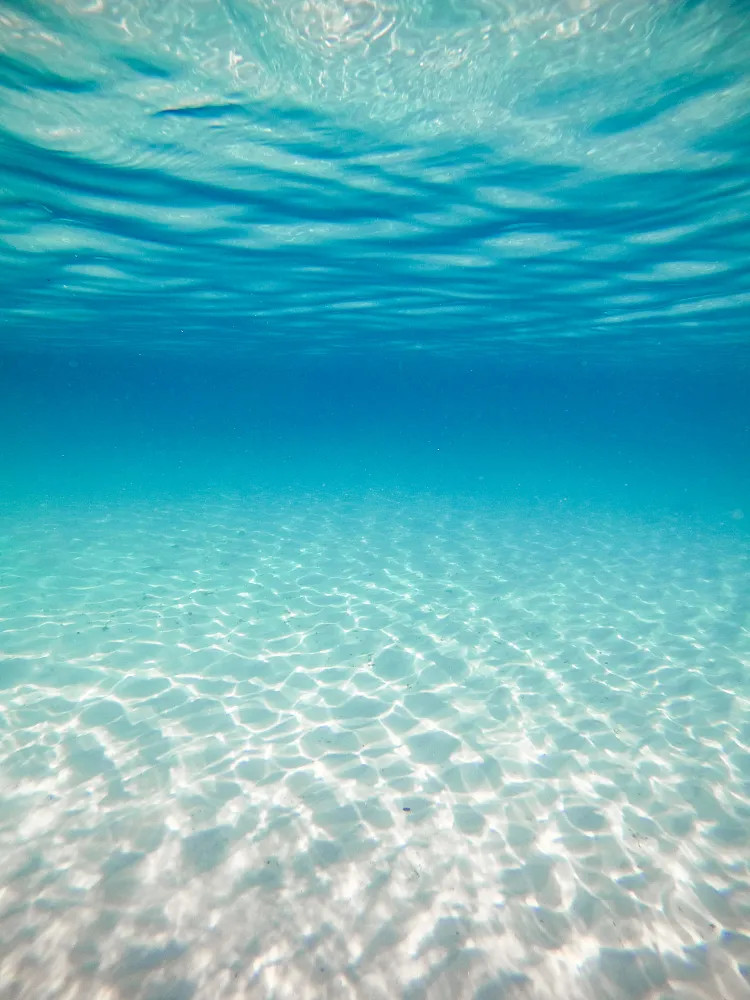
#> input picture Imagens/Oceano.jpg, 750 x 1000 px, found by its file name
$ python 'Mistura de Imagem - Atendendo aos Requisitos  - Versão 1.0.0.py'
#> lines starting #> are read from the running program, lines starting #| are printed output that depends on the picture
#
########################################################################
# Importação das Bibliotecas Necessárias
########################################################################
#
import cv2 as cv
import numpy as np
import matplotlib.pyplot as plt
from pathlib import Path

#
########################################################################
# Funções de Apoio
########################################################################
#
def LimpaTerminal ():
    if os.name == "nt":
       _ = os.system( "cls" )
    else:
      _ = os.system( "clear ")
    return ()

#
########################################################################
# Definições Gerais
########################################################################
#
NomeFundo = "Oceano.jpg"
NomeFrente  = "Peixes.jpg"
dirRaiz = Path.home()
dirBase = "LocalCV"
dirImagem = "Imagens"
dirCaminhoFrente = str(Path(dirRaiz, dirBase, dirImagem, NomeFrente))
dirCaminhoFundo = str(Path(dirRaiz, dirBase, dirImagem, NomeFundo))

#
########################################################################
# Lendo e Checando se a Imagem Foi Lida com Sucesso
########################################################################
#
ImagemFundo = cv.imread ( dirCaminhoFundo, cv.IMREAD_COLOR)
#> ImagemFundo is the input picture: shape (1000, 750, 3); mean B, G, R 189.2, 179.6, 100
if ImagemFundo is None:
   LimpaTerminal ()
   print( "Não Foi Localizada a Imagem : ", NomeFundo)
   exit ()

ImagemFrente = cv.imread ( dirCaminhoFrente, cv.IMREAD_COLOR)
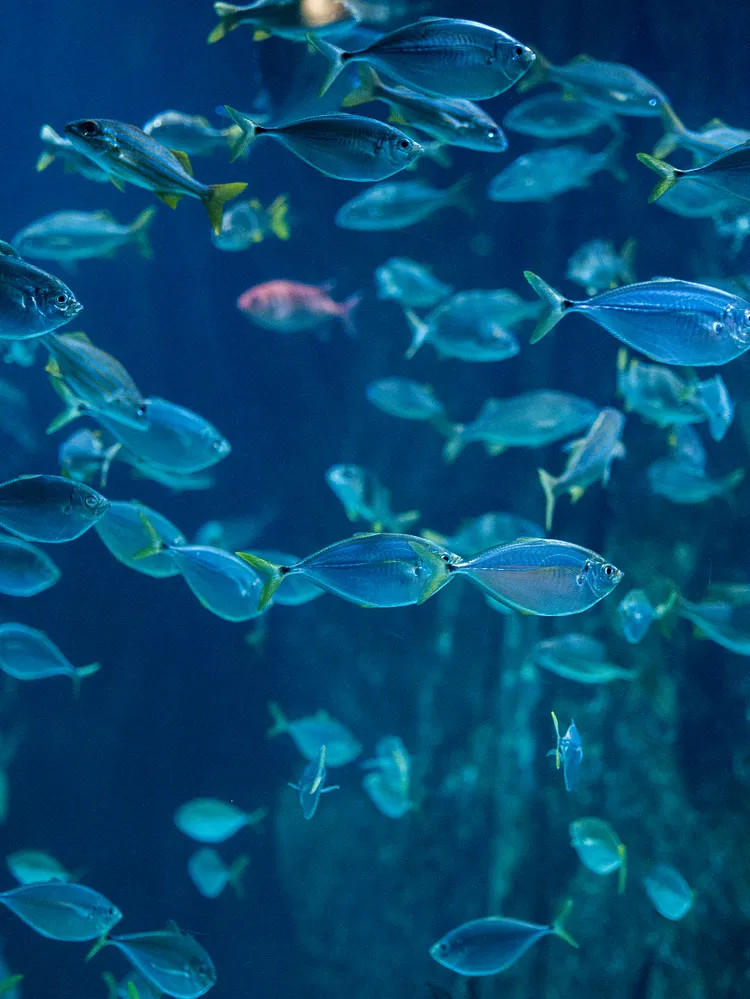
#> input picture Imagens/Peixes.jpg, 750 x 999 px, found by its file name
#> ImagemFrente is the input picture: shape (999, 750, 3); mean B, G, R 115.6, 75.9, 6.1
if ImagemFrente is None:
   LimpaTerminal ()
   print( "Não Foi Localizada a Imagem : ", NomeFrente)
   exit ()

#
########################################################################
# Padrnizando os Tamanhos das Imagens
########################################################################
#
ImagemFrente = cv.resize( ImagemFrente, (500, 500) , interpolation = cv.INTER_AREA)
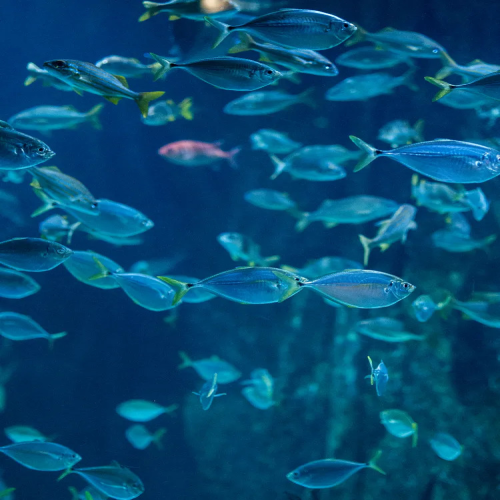
#> ImagemFrente: shape (500, 500, 3); mean B, G, R 115.6, 75.9, 6.1
ImagemFundo = cv.resize ( ImagemFundo, (500, 500) , interpolation = cv.INTER_AREA)
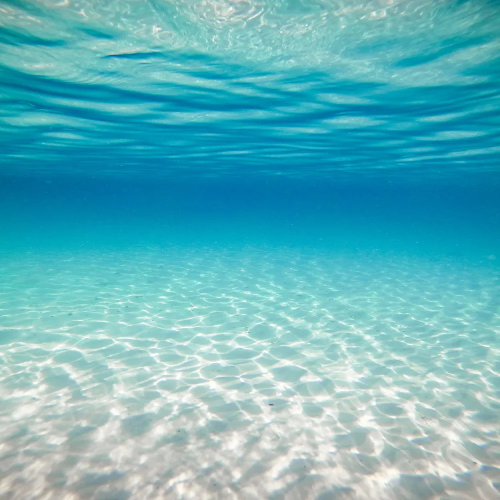
#> ImagemFundo: shape (500, 500, 3); mean B, G, R 189.2, 179.6, 100

#
########################################################################
# Checa se Tem o Mesmo Tamanho
########################################################################
#
AlturaFrente, LarguraFrente, CanaisFrente = ImagemFrente.shape
#> AlturaFrente = 500; LarguraFrente = 500; CanaisFrente = 3
AlturaFundo, LarguraFundo, CanaisFundo = ImagemFundo.shape
#> AlturaFundo = 500; LarguraFundo = 500; CanaisFundo = 3

if ( (AlturaFrente==AlturaFundo) & (LarguraFrente==LarguraFundo) & (CanaisFrente==CanaisFundo)):
    print ( "########################################################################" )
    print ( "# Imagens Atendem aos Requisitos ")
    print ( "########################################################################" )
else:
    print ( "########################################################################" )
    print ( "# Imagens NÃO Atendem aos Requisitos ")
    print ( "########################################################################" )
    exit ()

#
########################################################################
# Misturando a Imagem
########################################################################
#
ImagemMisturada = cv.addWeighted(ImagemFrente,0.7,ImagemFundo,0.3,0)
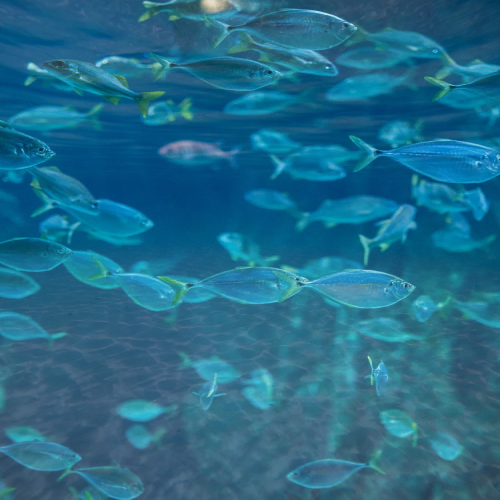
#> ImagemMisturada: shape (500, 500, 3); mean B, G, R 137.7, 107, 34.3

#
########################################################################
# Convertendo para Matplotlib
########################################################################
#
ImagemFundo = cv.cvtColor(ImagemFundo, cv.COLOR_BGR2RGB)
ImagemFrente = cv.cvtColor(ImagemFrente, cv.COLOR_BGR2RGB)
ImagemMisturada = cv.cvtColor(ImagemMisturada, cv.COLOR_BGR2RGB)

#
########################################################################
# Apresentação dos Resultados
########################################################################
#
Grafico = plt.figure( )

Grafico.add_subplot(1,3,1)
plt.imshow(ImagemFundo )
plt.title("Oceano")

Grafico.add_subplot(1,3,2)
plt.imshow(ImagemFrente )
plt.title("Peixes")

Grafico.add_subplot(1,3,3)
plt.imshow(ImagemMisturada )
plt.title("Imagens\nCombinadas")

plt.tight_layout()
plt.show ()

########################################################################
# FIM DO PROGRAMA
########################################################################
